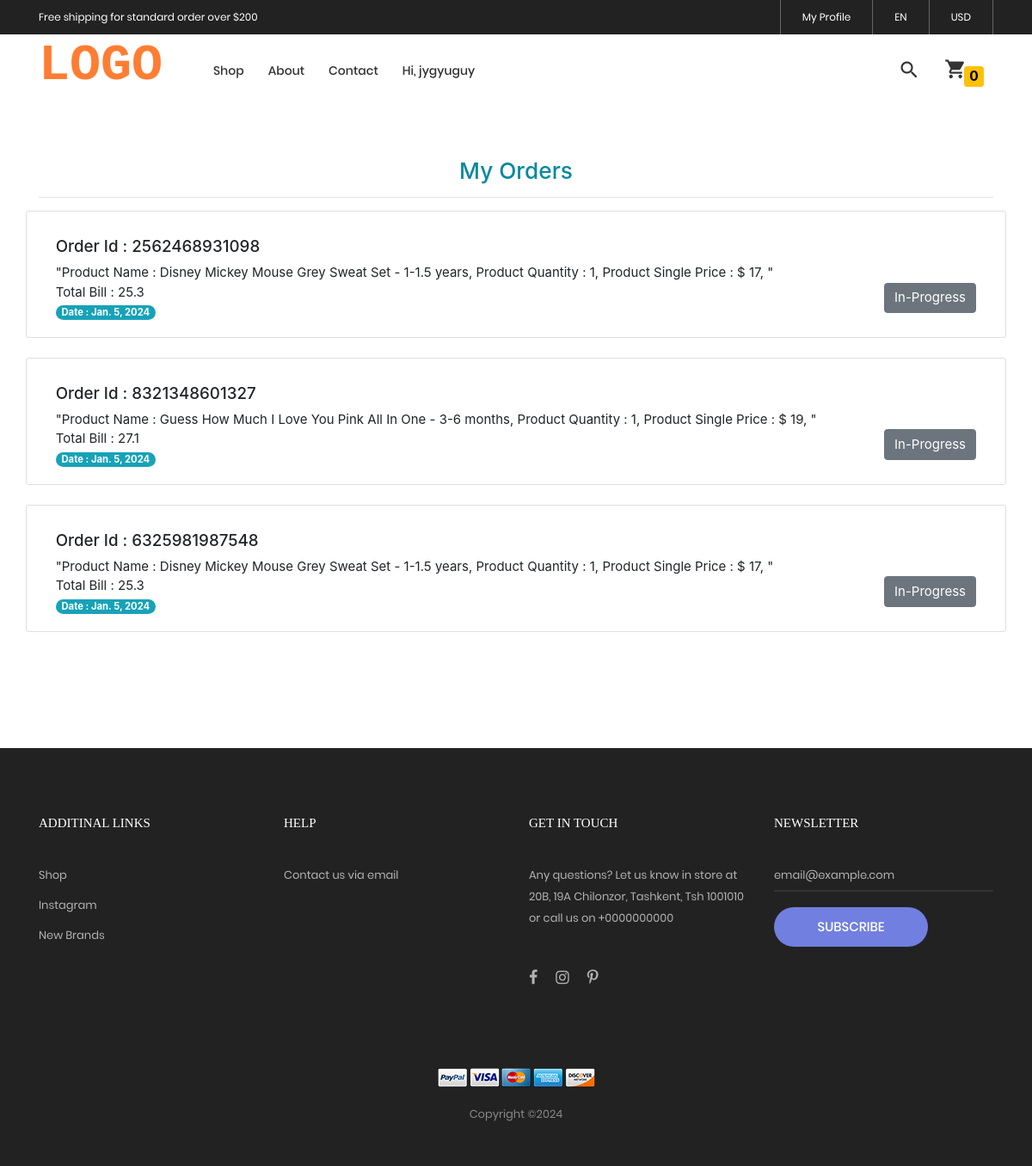
Screenshot of /my_orders (signed in) with the database file from the repository.
### webapp1/models.py (models this page shows)
class Order(models.Model):
    user = models.ForeignKey(User, on_delete=models.CASCADE)
    order_id = models.CharField(max_length=1000)
    product_details = models.TextField()
    total_bill = models.CharField(max_length=1000)
    first_name = models.CharField(max_length=1000)
    last_name = models.CharField(max_length=1000)
    email = models.CharField(max_length=1000)
    phone = models.CharField(max_length=100)
    country = models.CharField(max_length=1000)
    street = models.CharField(max_length=1000)
    city = models.CharField(max_length=1000)
    zip = models.CharField(max_length=1000)
    ordered = models.BooleanField(default=False)
    order_date = models.DateField(default=datetime.now(), blank=True)
    Your_order_has_been_packed = models.BooleanField(default=False)
    Your_order_is_on_the_way=models.BooleanField(default=False)
    Delivered = models.BooleanField(default=False)

### webapp1/views.py (the view)
# urls.py: path('my_orders', views.my_orders, name='my_orders'),
def my_orders(request):
    user = request.user
    get_all_order = Order.objects.filter(user=user)
    context = {'get_all_order':get_all_order}
    return render(request, 'my_order.html', context)

### webapp1/templates/my_order.html (shortened to what this page needs)
{% extends 'base.html' %}
{% block body %}
<div class="container">
<h3><p class="text-center" style="color:#07889E;">My Orders</p></h3><hr>
</div>
{% if get_all_order %}
{% for k in get_all_order %}
<div class="card container">
  <div class="card-body">
    <h5>Order Id : {{k.order_id}}</h5>
    <h7>{{k.product_details}}</h7></br>
<div class="float-right">
    {% if k.Delivered %}
      <span class="btn btn-success">
      Delivered
      </span>
    {% elif k.Your_order_is_on_the_way %}
      <span class="btn btn-info">
      Your order is on the way
      </span>
    {% elif k.Your_order_has_been_packed %}
    <span class="btn btn-warning">
      Your Order Has been Packed
    </span>
    {% else %}
  <span class="btn btn-secondary">
      In-Progress
  </span>
    {% endif %}
</div>
    <h7>Total Bill : {{k.total_bill}}</h7><br/>
    <span class="badge badge-info badge-pill"> <h7>Date : {{k.order_date}}</h7></span>
  </div>
</div>
<br/>
{% endfor %}
{% else %}
<p class="text-center">You Have No Order To See</p>
</br>
</br>
{% endif %}
{% endblock %}

### webapp1/templates/base.html (shortened to what this page needs)
{% load static %}
<!DOCTYPE html>
<html lang="en">
<head>
	<link rel="stylesheet" type="text/css" href="{% static 'webapp1/vendor/bootstrap/css/bootstrap.min.css' %}">
	<link rel="stylesheet" type="text/css" href="{% static 'webapp1/fonts/font-awesome-4.7.0/css/font-awesome.min.css' %}">
	<link rel="stylesheet" type="text/css" href="{% static 'webapp1/fonts/iconic/css/material-design-iconic-font.min.css' %}">
	<link rel="stylesheet" type="text/css" href="{% static 'webapp1/fonts/linearicons-v1.0.0/icon-font.min.css' %}">
	<link rel="stylesheet" type="text/css" href="{% static 'webapp1/vendor/animate/animate.css' %}">
	<link rel="stylesheet" type="text/css" href="{% static 'webapp1/vendor/css-hamburgers/hamburgers.min.css' %}">
	<link rel="stylesheet" type="text/css" href="{% static 'webapp1/vendor/animsition/css/animsition.min.css' %}">
	<link rel="stylesheet" type="text/css" href="{% static 'webapp1/vendor/select2/select2.min.css' %}">
	<link rel="stylesheet" type="text/css" href="{% static 'webapp1/vendor/daterangepicker/daterangepicker.css' %}">
	<link rel="stylesheet" type="text/css" href="{% static 'webapp1/vendor/slick/slick.css' %}">
	<link rel="stylesheet" type="text/css" href="{% static 'webapp1/vendor/MagnificPopup/magnific-popup.css' %}">
	<link rel="stylesheet" type="text/css" href="{% static 'webapp1/vendor/perfect-scrollbar/perfect-scrollbar.css' %}">
	<link rel="stylesheet" type="text/css" href="{% static 'webapp1/css/util.css' %}">
	<link rel="stylesheet" type="text/css" href="{% static 'webapp1/css/main.css' %}">
	<link rel="stylesheet" href="https://stackpath.bootstrapcdn.com/bootstrap/4.3.1/css/bootstrap.min.css">
</head>
<body class="animsition">
	<header>
		<div class="container-menu-desktop">
			<div class="top-bar">
				<div class="content-topbar flex-sb-m h-full container">
					<div class="left-top-bar" style="color:#fff">
						Free shipping for standard order over $200
					</div>
					<div class="right-top-bar flex-w h-full">
						{% if request.user.is_authenticated %}
						<a class="flex-c-m trans-04 p-lr-25" style="color:#fff" href="{% url 'profile' %}">
							My Profile
						</a>
						{% else %}
						<a class="flex-c-m trans-04 p-lr-25" style="color:#fff" href="{% url 'signup_login' %}">
							Login/Sign Up
						</a>
						{% endif %}
						<a class="flex-c-m trans-04 p-lr-25" style="color:#fff">
							EN
						</a>
						<a class="flex-c-m trans-04 p-lr-25" style="color:#fff">
							USD
						</a>
					</div>
				</div>
			</div>
			<div class="wrap-menu-desktop">
				<nav class="limiter-menu-desktop container">
					<div id="logo" style="padding:10px 0">
                        <a href="/"><h5 class="ltext-201 cl2 p-t-25 p-b-30 pr-5" style="font-family:courier,arial,helvetica; color:#FF7D33;"><b>Logo</b></h5></a>
					</div>
					<div class="menu-desktop">
						<ul class="main-menu">
							<li class="{% block index %}{% endblock %}">
								<a href="{% url 'index' %}">Shop</a>
							</li>
							<li class="{% block about %}{% endblock %}">
								<a href="{% url 'about' %}">About</a>
							</li>
							<li class="{% block contact %}{% endblock %}">
								<a href="{% url 'contact' %}">Contact</a>
							</li>
							{% if user.is_authenticated %}
							<li>
								<a href="#">Hi, {{user.first_name}}</a>
							</li>
							{% else %}
							<li class="{% block signup %}{% endblock %}">
								<a href="{% url 'signup_login' %}">Login/Sign Up</a>
							</li>
							{% endif %}
						</ul>
					</div>
					<div class="wrap-icon-header flex-w flex-r-m">
						<div class="icon-header-item cl2 hov-cl1 trans-04 p-l-22 p-r-11 js-show-modal-search">
							<i class="zmdi zmdi-search"></i>
						</div>
						<div class="icon-header-item cl2 hov-cl1 trans-04 p-l-22 p-r-11 js-show-cart" data-notify="">
							<i class="zmdi zmdi-shopping-cart"></i><small><sub class="badge badge-warning" style="color:black;"><span id="product_cart">0</span></sub></small>
						</div>
					</div>
				</nav>
			</div>
		</div>
	</header>
<br>
<br>
<br>
    {% block body %}{% endblock %}
	<footer class="bg3 p-t-75 p-b-32">
		<div class="container">
			<div class="row">
				<div class="col-sm-6 col-lg-3 p-b-50">
					<h4 class="stext-301 cl0 p-b-30">
						Additinal links
					</h4>
					<ul>
						<li class="p-b-10">
							<a href="{% url 'index' %}" target="_blank" class="stext-107 cl7 hov-cl1 trans-04">
								Shop
							</a>
						</li>
						<li class="p-b-10">
							<a href="https://instagram.com/" target="_blank" class="stext-107 cl7 hov-cl1 trans-04">
                               Instagram
							</a>
						</li>
						<li class="p-b-10">
							<a href="/" target="_blank" class="stext-107 cl7 hov-cl1 trans-04">
								New Brands
							</a>
						</li>
					</ul>
				</div>
				<div class="col-sm-6 col-lg-3 p-b-50">
					<h4 class="stext-301 cl0 p-b-30">
						Help
					</h4>
					<ul>
						<li class="p-b-10">
							<a href="{% url 'contact' %}" target="_blank" class="stext-107 cl7 hov-cl1 trans-04">
								Contact us via email
							</a>
						</li>
					</ul>
				</div>
				<div class="col-sm-6 col-lg-3 p-b-50">
					<h4 class="stext-301 cl0 p-b-30">
						GET IN TOUCH
					</h4>
					<p class="stext-107 cl7 size-201">
						Any questions? Let us know in store at 20B, 19A Chilonzor, Tashkent, Tsh 1001010 or call us on +0000000000
					</p>
					<div class="p-t-27">
						<a href="https://www.facebook.com/" target="_blank" class="fs-18 cl7 hov-cl1 trans-04 m-r-16">
							<i class="fa fa-facebook"></i>
						</a>
						<a href="https://instagram.com/" target="_blank" class="fs-18 cl7 hov-cl1 trans-04 m-r-16">
							<i class="fa fa-instagram"></i>
						</a>
						<a href="https://www.pinterest.com/" target="_blank" class="fs-18 cl7 hov-cl1 trans-04 m-r-16">
							<i class="fa fa-pinterest-p"></i>
						</a>
					</div>
				</div>
				<div class="col-sm-6 col-lg-3 p-b-50">
					<h4 class="stext-301 cl0 p-b-30">
						Newsletter
					</h4>
					<form method="POST" action="{% url 'subscribe_users' %}">{% csrf_token %}
						<div class="wrap-input1 w-full p-b-4">
							<input class="input1 bg-none plh1 stext-107 cl7" type="text" name="subscribe_email" placeholder="email@example.com">
						</div>
						<div class="p-t-18">
							<button class="flex-c-m stext-101 cl0 size-103 bg1 bor1 hov-btn2 p-lr-15 trans-04">
								Subscribe
							</button>
						</div>
					</form>
				</div>
			</div>
			<div class="p-t-40">
				<div class="flex-c-m flex-w p-b-18">
					<a href="#" class="m-all-1">
						<img src="{% static 'webapp1/' %}images/icons/icon-pay-01.png" alt="ICON-PAY">
					</a>
					<a href="#" class="m-all-1">
						<img src="{% static 'webapp1/' %}images/icons/icon-pay-02.png" alt="ICON-PAY">
					</a>
					<a href="#" class="m-all-1">
						<img src="{% static 'webapp1/' %}images/icons/icon-pay-03.png" alt="ICON-PAY">
					</a>
					<a href="#" class="m-all-1">
						<img src="{% static 'webapp1/' %}images/icons/icon-pay-04.png" alt="ICON-PAY">
					</a>
					<a href="#" class="m-all-1">
						<img src="{% static 'webapp1/' %}images/icons/icon-pay-05.png" alt="ICON-PAY">
					</a>
				</div>
				<p class="stext-107 cl6 txt-center">
Copyright &copy;<script>document.write(new Date().getFullYear());</script>
				</p>
			</div>
		</div>
	</footer>
</body>
</html>

### static/webapp1/css/main.css (style rules this page uses)
.container { max-width: 1380px; }
@media (max-width: 1600px) { .container { max-width: 1200px; } }
.container-menu-desktop { height: auto; width: 100%; position: relative; -webkit-transition: all 0.3s; -o-transition: all 0.3s; -moz-transition: all 0.3s; transition: all 0.3s; }
.top-bar { height: 40px; background-color: #222; }
.left-top-bar { font-family: Poppins-Regular; font-size: 12px; line-height: 1.8; color: #b2b2b2; }
.right-top-bar a { font-family: Poppins-Regular; font-size: 12px; line-height: 1.8; height: 100%; color: #b2b2b2; border-right: 1px solid rgba(255,255,255,0.3); }
.right-top-bar a:first-child { border-left: 1px solid rgba(255,255,255,0.3); }
.wrap-menu-desktop { position: fixed; z-index: 1100; background-color: transparent; width: 100%; height: 84px; top: 40px; left: 0px; -webkit-transition: height 0.3s, background-color 0.3s; -o-transition: height 0.3s, background-color 0.3s; -moz-transition: height 0.3s, background-color 0.3s; transition: height 0.3s, background-color 0.3s; }
.limiter-menu-desktop { height: 100%; display: -webkit-box; display: -webkit-flex; display: -moz-box; display: -ms-flexbox; display: flex; align-items: center; background-color: transparent; }
.menu-desktop { display: -webkit-box; display: -webkit-flex; display: -moz-box; display: -ms-flexbox; display: flex; align-items: center; height: 100%; }
.main-menu { list-style-type: none; margin: 0; display: -webkit-box; display: -webkit-flex; display: -moz-box; display: -ms-flexbox; display: flex; align-items: center; }
.main-menu > li { display: block; position: relative; padding: 20px 10px 20px 0px; margin: 0px 4px 0px 14px; }
.main-menu > li > a { font-family: Poppins-Medium; font-size: 14px; color: #333; padding: 5px 0px; transition: all 0.4s; -webkit-transition: all 0.4s; -o-transition: all 0.4s; -moz-transition: all 0.4s; }
.wrap-icon-header { flex-grow: 1; }
.icon-header-item { position: relative; font-size: 26px; line-height: 1; cursor: pointer; }
.cl0 { color: #fff; }
.cl2 { color: #333; }
.cl6 { color: #888; }
.cl7 { color: #b2b2b2; }
.stext-101 { font-family: Poppins-Medium; font-size: 15px; line-height: 1.466667; text-transform: uppercase; }
.stext-107 { font-family: Poppins-Regular; font-size: 13px; line-height: 1.923; }
.stext-301 { font-family: Montserrat-Bold; font-size: 15px; line-height: 1.6; text-transform: uppercase; }
.ltext-201 { font-family: PlayfairDisplay-Bold; font-size: 60px; line-height: 1.1; text-transform: uppercase; }
.size-103 { min-width: 179px; height: 46px; }
.size-201 { max-width: 270px; }
.bg-none { background-color: transparent; }
.bg1 { background-color: #717fe0; }
.bg3 { background-color: #222; }
.bor1 { border-radius: 23px; }
.wrap-input1 { position: relative; border-bottom: 2px solid rgba(204,204,204, 0.1); }
.input1 { background-color: transparent; width: 100%; }

### rows the page displays
Order: order_id "2562468931098", product_details "\"Product Name : Disney Mickey Mouse Grey Sweat Set - 1-1.5 years, Product Quantity : 1, Product Single Price : $ 17, \"", Delivered "In-Progress", total_bill "25.3", order_date "Jan. 5, 2024"
Order: order_id "8321348601327", product_details "\"Product Name : Guess How Much I Love You Pink All In One - 3-6 months, Product Quantity : 1, Product Single Price : $ 19, \"", Delivered "In-Progress", total_bill "27.1", order_date "Jan. 5, 2024"
Order: order_id "6325981987548", product_details "\"Product Name : Disney Mickey Mouse Grey Sweat Set - 1-1.5 years, Product Quantity : 1, Product Single Price : $ 17, \"", Delivered "In-Progress", total_bill "25.3", order_date "Jan. 5, 2024"

### other values shown
{{ user.first_name }} "jygyuguy"
